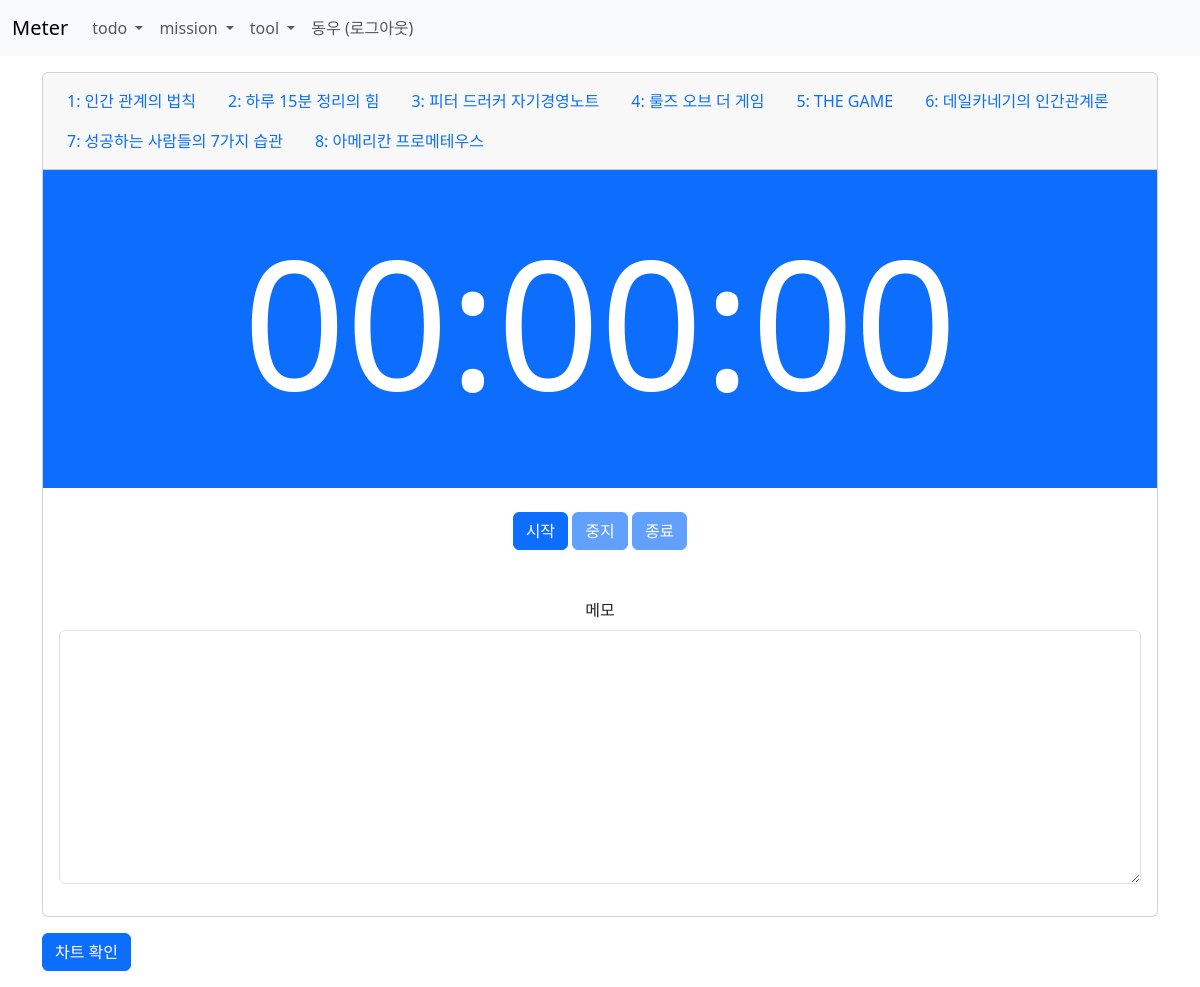
Page /meter/ (signed in) on the committed database.
### meter/models.py (models this page shows, shortened)
class Study(models.Model):
    author = models.ForeignKey(User, on_delete=models.CASCADE)
    name = models.CharField(max_length=200)
    type = models.CharField(max_length=200)
    create_date = models.DateTimeField()
    use_yn = models.CharField(max_length=2, default='Y')

### meter/views.py (the view)
# urls.py: path('', views.index, name='index'),
@login_required(login_url='common:login')
def index(request):
    study_list = Study.objects.order_by('-create_date').filter(author_id=request.user.id)
    context = {'study_list': study_list}
    return render(request, 'meter/index.html', context)

### templates/meter/index.html (shortened to what this page needs)
{% extends 'base.html' %}
{% block content %}
<div class="container my-3">
    <div class="card text-center mb-3"">
        <div class="card-header">
            <ul class="nav nav-pills card-header-pills">
                {% if study_list %}
                    {% for study in study_list %}
                        <li class="nav-item">
                            <a class="study-list nav-link" data-id="{{ study.id }}">{{ forloop.counter }}: {{ study.name }}</a>
                        </li>
                    {% endfor %}
                {% endif %}
            </ul>
        </div>
        <div class="p-3 mb-2 bg-primary text-white">
            <p name="timer" id="timer" style="font-size:15vw;">00:00:00</p>
        </div>
        <div class="card-body">
            <button class="start btn btn-primary">시작</button>
            <button class="stop btn btn-primary" disabled>중지</button>
            <button class="end btn btn-primary" disabled>종료</button>
            <div class="mt-5 mb-3">
                <label for="memo" class="form-label">메모</label>
                <textarea class="form-control" name="memo" id="memo" rows="10"></textarea>
            </div>
        </div>
    </div>
    <a href="{% url 'meter:chart' %}" class="btn btn-primary">차트 확인</a>
</div>
{% endblock %}

### templates/navbar.html (shortened to what this page needs)
<nav class="navbar navbar-expand-lg navbar-light bg-light border-botoom">
    <div class="container-fluid">
        <a class="navbar-brand" href="{% url 'info:index' %}">Meter</a>
        <div class="collapse navbar-collapse" id="navbarSupportedContent">
            <ul class="navbar-nav me-auto mb-2 mb-lg-0">
                <li class="nav-item dropdown">
                    <a class="nav-link dropdown-toggle" role="button" data-bs-toggle="dropdown" aria-expanded="false">
                        todo
                    </a>
                </li>
                <li class="nav-item dropdown">
                    <a class="nav-link dropdown-toggle" role="button" data-bs-toggle="dropdown" aria-expanded="false">
                        mission
                    </a>
                </li>
                <li class="nav-item dropdown">
                    <a class="nav-link dropdown-toggle" role="button" data-bs-toggle="dropdown" aria-expanded="false">
                        tool
                    </a>
                </li>
                <li class="nav-item">
                    {% if user.is_authenticated %}
                        <form name="logout" id="logout" method="post" action="{% url 'common:logout' %}">
                            <a class="nav-link" href="javascript:logout.submit();">{{ user.first_name }} (로그아웃)</a>
                        </form>
                    {% else %}
                    <a class="nav-link" href="{% url 'common:login' %}">로그인</a>
                    {% endif %}
                </li>
            </ul>
        </div>
    </div>
</nav>

### static/style.css (style rules this page uses)
textarea { width: 100%; }

### rows in the picture
Study: name "인간 관계의 법칙"
Study: name "하루 15분 정리의 힘"
Study: name "피터 드러커 자기경영노트"
Study: name "룰즈 오브 더 게임"
Study: name "THE GAME"
Study: name "데일카네기의 인간관계론"
Study: name "성공하는 사람들의 7가지 습관"
Study: name "아메리칸 프로메테우스"

### other values in the picture
{{ user.first_name }} "동우"
